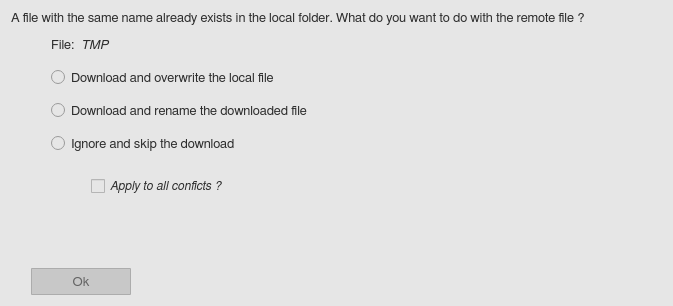
<?xml version="1.0" encoding="UTF-8"?>
<ui version="4.0">
 <class>askWindow</class>
 <widget class="QWidget" name="askWindow">
  <property name="geometry">
   <rect>
    <x>0</x>
    <y>0</y>
    <width>673</width>
    <height>306</height>
   </rect>
  </property>
  <property name="minimumSize">
   <size>
    <width>0</width>
    <height>0</height>
   </size>
  </property>
  <property name="maximumSize">
   <size>
    <width>16777215</width>
    <height>16777215</height>
   </size>
  </property>
  <property name="font">
   <font>
    <family>FreeSans</family>
    <pointsize>10</pointsize>
    <stylestrategy>PreferAntialias</stylestrategy>
    <kerning>true</kerning>
   </font>
  </property>
  <property name="windowTitle">
   <string>Download</string>
  </property>
  <property name="windowIcon">
   <iconset>
    <normaloff>icons/download_icon.svg</normaloff>icons/download_icon.svg</iconset>
  </property>
  <property name="styleSheet">
   <string notr="true">QWidget {
	background-color: rgb(230,230,230);
}

QScrollBar:vertical {
  border: 1px solid white;
  background-color: rgb(240, 240, 240);
  width: 20px;
  margin: 21px 0px 21px 0px;
}

QScrollBar:horizontal {
  border: 1px solid white;
  background-color: rgb(240, 240, 240);
  height: 20px;
  margin: 0px 21px 0px 21px;
}

QScrollBar::handle:vertical {
  background-color: rgb(205, 205, 205);
  min-height: 25px;
}

QScrollBar:handle:vertical:hover {
  background-color: rgb(166, 166, 166);
}

QScrollBar:handle:vertical:pressed {
  background-color: rgb(96, 96, 96);
}

QScrollBar::handle:horizontal {
  background-color: rgb(205, 205, 205);
  min-width: 25px;
}

QScrollBar:handle:horizontal:hover {
  background-color: rgb(166, 166, 166);
}

QScrollBar:handle:horizontal:pressed {
  background-color: rgb(96, 96, 96);
}

QScrollBar::add-line:vertical {
  border-top: 1px solid rgb(240,240,240);
  border-left: 1px solid white;
  border-right: 1px solid white;
  border-bottom: 1px solid white;
  background-color: rgb(240, 240, 240);
  height: 20px;
  subcontrol-position: bottom;
  subcontrol-origin: margin;
}

QScrollBar::add-line:vertical:hover {
  background-color: rgb(218, 218, 218);
}

QScrollBar::add-line:vertical:pressed {
  background-color: rgb(96, 96, 96);
}

QScrollBar::sub-line:vertical {
  border-top: 1px solid white;
  border-left: 1px solid white;
  border-right: 1px solid white;
  border-bottom: 1px solid rgb(240,240,240);
  background-color: rgb(240, 240, 240);
  height: 20px;
  subcontrol-position: top;
  subcontrol-origin: margin;
}

QScrollBar::sub-line:vertical:hover {
  background-color: rgb(218, 218, 218);
}

QScrollBar::sub-line:vertical:pressed {
  background-color: rgb(96, 96, 96);
}

QScrollBar::up-arrow:vertical {
  image: url(icons/up_arrow_icon.svg); 
  width: 16px;
  height: 16px;
}

QScrollBar::up-arrow:vertical:pressed {
  right: -1px;
  bottom: -1px;
}

QScrollBar::down-arrow:vertical {
  image: url(icons/down_arrow_icon.svg); 
  width: 16px;
  height: 16px;
}

QScrollBar::down-arrow:vertical:pressed {
  right: -1px;
  bottom: -1px;
}

QScrollBar::add-line:horizontal {
  border-top: 1px solid white;
  border-left: 1px solid rgb(240,240,240);
  border-right: 1px solid white;
  border-bottom: 1px solid white;
  background-color: rgb(240, 240, 240);
  width: 20px;
  subcontrol-position: right;
  subcontrol-origin: margin;
}

QScrollBar::add-line:horizontal:hover {
  background-color: rgb(218, 218, 218);
}

QScrollBar::add-line:horizontal:pressed {
  background-color: rgb(96, 96, 96);
}

QScrollBar::sub-line:horizontal {
  border-top: 1px solid white;
  border-left: 1px solid white;
  border-right: 1px solid rgb(240,240,240);
  border-bottom: 1px solid white;
  background-color: rgb(240, 240, 240);
  width: 20px;
  subcontrol-position: left;
  subcontrol-origin: margin;
}

QScrollBar::sub-line:horizontal:hover {
  background-color: rgb(218, 218, 218);
}

QScrollBar::sub-line:horizontal:pressed {
  background-color: rgb(96, 96, 96);
}

QScrollBar::left-arrow:horizontal {
  image: url(icons/left_arrow_icon.svg); 
  width: 16px;
  height: 16px;
}

QScrollBar::left-arrow:horizontal:pressed {
  right: -1px;
  bottom: -1px;
}

QScrollBar::right-arrow:horizontal {
  image: url(icons/right_arrow_icon.svg); 
  width: 16px;
  height: 16px;
}

QScrollBar::right-arrow:horizontal:pressed {
  right: -1px;
  bottom: -1px;
}</string>
  </property>
  <layout class="QGridLayout" name="gridLayout">
   <item row="0" column="0">
    <widget class="QLabel" name="aw_label_1">
     <property name="minimumSize">
      <size>
       <width>0</width>
       <height>0</height>
      </size>
     </property>
     <property name="maximumSize">
      <size>
       <width>16777215</width>
       <height>16777215</height>
      </size>
     </property>
     <property name="font">
      <font>
       <family>FreeSans</family>
       <pointsize>10</pointsize>
       <stylestrategy>PreferAntialias</stylestrategy>
       <kerning>true</kerning>
      </font>
     </property>
     <property name="styleSheet">
      <string notr="true">QLabel {
	color: rgb(45,45,45);
}</string>
     </property>
     <property name="frameShape">
      <enum>QFrame::NoFrame</enum>
     </property>
     <property name="frameShadow">
      <enum>QFrame::Plain</enum>
     </property>
     <property name="lineWidth">
      <number>0</number>
     </property>
     <property name="midLineWidth">
      <number>0</number>
     </property>
     <property name="text">
      <string>A file with the same name already exists in the local folder. What do you want to do with the remote file ?</string>
     </property>
     <property name="textFormat">
      <enum>Qt::AutoText</enum>
     </property>
     <property name="alignment">
      <set>Qt::AlignJustify|Qt::AlignTop</set>
     </property>
     <property name="wordWrap">
      <bool>true</bool>
     </property>
    </widget>
   </item>
   <item row="1" column="0">
    <layout class="QHBoxLayout" name="horizontalLayout_3">
     <item>
      <spacer name="horizontalSpacer_2">
       <property name="orientation">
        <enum>Qt::Horizontal</enum>
       </property>
       <property name="sizeType">
        <enum>QSizePolicy::Fixed</enum>
       </property>
       <property name="sizeHint" stdset="0">
        <size>
         <width>40</width>
         <height>20</height>
        </size>
       </property>
      </spacer>
     </item>
     <item>
      <layout class="QVBoxLayout" name="verticalLayout">
       <item>
        <layout class="QHBoxLayout" name="horizontalLayout">
         <item>
          <widget class="QLabel" name="aw_label_2">
           <property name="minimumSize">
            <size>
             <width>0</width>
             <height>27</height>
            </size>
           </property>
           <property name="maximumSize">
            <size>
             <width>16777215</width>
             <height>16777215</height>
            </size>
           </property>
           <property name="font">
            <font>
             <family>FreeSans</family>
             <pointsize>10</pointsize>
             <stylestrategy>PreferAntialias</stylestrategy>
             <kerning>true</kerning>
            </font>
           </property>
           <property name="styleSheet">
            <string notr="true">QLabel {
	color: rgb(45,45,45);
}</string>
           </property>
           <property name="frameShape">
            <enum>QFrame::NoFrame</enum>
           </property>
           <property name="frameShadow">
            <enum>QFrame::Plain</enum>
           </property>
           <property name="lineWidth">
            <number>0</number>
           </property>
           <property name="midLineWidth">
            <number>0</number>
           </property>
           <property name="text">
            <string>File:</string>
           </property>
           <property name="textFormat">
            <enum>Qt::AutoText</enum>
           </property>
           <property name="alignment">
            <set>Qt::AlignLeading|Qt::AlignLeft|Qt::AlignVCenter</set>
           </property>
           <property name="wordWrap">
            <bool>true</bool>
           </property>
          </widget>
         </item>
         <item>
          <widget class="QLabel" name="aw_label_3">
           <property name="minimumSize">
            <size>
             <width>0</width>
             <height>27</height>
            </size>
           </property>
           <property name="maximumSize">
            <size>
             <width>16777215</width>
             <height>16777215</height>
            </size>
           </property>
           <property name="font">
            <font>
             <family>FreeSans</family>
             <pointsize>10</pointsize>
             <italic>true</italic>
             <stylestrategy>PreferAntialias</stylestrategy>
             <kerning>true</kerning>
            </font>
           </property>
           <property name="styleSheet">
            <string notr="true">QLabel {
	color: rgb(45,45,45);
}</string>
           </property>
           <property name="frameShape">
            <enum>QFrame::NoFrame</enum>
           </property>
           <property name="frameShadow">
            <enum>QFrame::Plain</enum>
           </property>
           <property name="lineWidth">
            <number>0</number>
           </property>
           <property name="midLineWidth">
            <number>0</number>
           </property>
           <property name="text">
            <string>TMP</string>
           </property>
           <property name="textFormat">
            <enum>Qt::AutoText</enum>
           </property>
           <property name="alignment">
            <set>Qt::AlignLeading|Qt::AlignLeft|Qt::AlignVCenter</set>
           </property>
           <property name="wordWrap">
            <bool>true</bool>
           </property>
          </widget>
         </item>
         <item>
          <spacer name="horizontalSpacer">
           <property name="orientation">
            <enum>Qt::Horizontal</enum>
           </property>
           <property name="sizeHint" stdset="0">
            <size>
             <width>40</width>
             <height>20</height>
            </size>
           </property>
          </spacer>
         </item>
        </layout>
       </item>
       <item>
        <widget class="QRadioButton" name="aw_radio_1">
         <property name="minimumSize">
          <size>
           <width>0</width>
           <height>27</height>
          </size>
         </property>
         <property name="maximumSize">
          <size>
           <width>16777215</width>
           <height>27</height>
          </size>
         </property>
         <property name="font">
          <font>
           <family>FreeSans</family>
           <pointsize>10</pointsize>
           <weight>50</weight>
           <bold>false</bold>
           <stylestrategy>PreferAntialias</stylestrategy>
           <kerning>true</kerning>
          </font>
         </property>
         <property name="styleSheet">
          <string notr="true">QRadioButton {
    color: rgb(45,45,45);
}</string>
         </property>
         <property name="text">
          <string>Download and overwrite the local file</string>
         </property>
         <attribute name="buttonGroup">
          <string notr="true">aw_group_1</string>
         </attribute>
        </widget>
       </item>
       <item>
        <widget class="QRadioButton" name="aw_radio_2">
         <property name="minimumSize">
          <size>
           <width>0</width>
           <height>27</height>
          </size>
         </property>
         <property name="maximumSize">
          <size>
           <width>16777215</width>
           <height>27</height>
          </size>
         </property>
         <property name="font">
          <font>
           <family>FreeSans</family>
           <pointsize>10</pointsize>
           <weight>50</weight>
           <bold>false</bold>
           <stylestrategy>PreferAntialias</stylestrategy>
           <kerning>true</kerning>
          </font>
         </property>
         <property name="styleSheet">
          <string notr="true">QRadioButton {
    color: rgb(45,45,45);
}</string>
         </property>
         <property name="text">
          <string>Download and rename the downloaded file</string>
         </property>
         <attribute name="buttonGroup">
          <string notr="true">aw_group_1</string>
         </attribute>
        </widget>
       </item>
       <item>
        <widget class="QRadioButton" name="aw_radio_3">
         <property name="minimumSize">
          <size>
           <width>0</width>
           <height>27</height>
          </size>
         </property>
         <property name="maximumSize">
          <size>
           <width>16777215</width>
           <height>27</height>
          </size>
         </property>
         <property name="font">
          <font>
           <family>FreeSans</family>
           <pointsize>10</pointsize>
           <weight>50</weight>
           <bold>false</bold>
           <stylestrategy>PreferAntialias</stylestrategy>
           <kerning>true</kerning>
          </font>
         </property>
         <property name="styleSheet">
          <string notr="true">QRadioButton {
    color: rgb(45,45,45);
}</string>
         </property>
         <property name="text">
          <string>Ignore and skip the download</string>
         </property>
         <attribute name="buttonGroup">
          <string notr="true">aw_group_1</string>
         </attribute>
        </widget>
       </item>
       <item>
        <spacer name="verticalSpacer">
         <property name="orientation">
          <enum>Qt::Vertical</enum>
         </property>
         <property name="sizeType">
          <enum>QSizePolicy::Fixed</enum>
         </property>
         <property name="sizeHint" stdset="0">
          <size>
           <width>20</width>
           <height>10</height>
          </size>
         </property>
        </spacer>
       </item>
       <item>
        <layout class="QHBoxLayout" name="horizontalLayout_4">
         <item>
          <spacer name="horizontalSpacer_5">
           <property name="orientation">
            <enum>Qt::Horizontal</enum>
           </property>
           <property name="sizeType">
            <enum>QSizePolicy::Fixed</enum>
           </property>
           <property name="sizeHint" stdset="0">
            <size>
             <width>40</width>
             <height>20</height>
            </size>
           </property>
          </spacer>
         </item>
         <item>
          <widget class="QCheckBox" name="aw_checkbox_1">
           <property name="minimumSize">
            <size>
             <width>0</width>
             <height>27</height>
            </size>
           </property>
           <property name="maximumSize">
            <size>
             <width>16777215</width>
             <height>27</height>
            </size>
           </property>
           <property name="font">
            <font>
             <family>FreeSans</family>
             <pointsize>9</pointsize>
             <italic>true</italic>
             <stylestrategy>PreferAntialias</stylestrategy>
             <kerning>true</kerning>
            </font>
           </property>
           <property name="styleSheet">
            <string notr="true">QCheckBox {
    color: rgb(45,45,45);
}</string>
           </property>
           <property name="text">
            <string>Apply to all conficts ?</string>
           </property>
          </widget>
         </item>
        </layout>
       </item>
      </layout>
     </item>
    </layout>
   </item>
   <item row="2" column="0">
    <spacer name="verticalSpacer_2">
     <property name="orientation">
      <enum>Qt::Vertical</enum>
     </property>
     <property name="sizeType">
      <enum>QSizePolicy::Expanding</enum>
     </property>
     <property name="sizeHint" stdset="0">
      <size>
       <width>20</width>
       <height>10</height>
      </size>
     </property>
    </spacer>
   </item>
   <item row="3" column="0">
    <layout class="QHBoxLayout" name="horizontalLayout_2">
     <item>
      <spacer name="horizontalSpacer_3">
       <property name="orientation">
        <enum>Qt::Horizontal</enum>
       </property>
       <property name="sizeType">
        <enum>QSizePolicy::Fixed</enum>
       </property>
       <property name="sizeHint" stdset="0">
        <size>
         <width>20</width>
         <height>20</height>
        </size>
       </property>
      </spacer>
     </item>
     <item>
      <widget class="QToolButton" name="aw_button_1">
       <property name="enabled">
        <bool>false</bool>
       </property>
       <property name="minimumSize">
        <size>
         <width>100</width>
         <height>27</height>
        </size>
       </property>
       <property name="maximumSize">
        <size>
         <width>100</width>
         <height>27</height>
        </size>
       </property>
       <property name="font">
        <font>
         <family>FreeSans</family>
         <pointsize>10</pointsize>
         <stylestrategy>PreferAntialias</stylestrategy>
         <kerning>true</kerning>
        </font>
       </property>
       <property name="styleSheet">
        <string notr="true">QToolButton {
    border: 1px solid #acacac;
    border-radius: 1px;
    background-color: qlineargradient(x1: 0, y1: 0, x2: 0, y2: 1, 
								stop: 0 #f0f0f0, stop: 1 #e5e5e5);
	color: rgb(45,45,45);
}

QToolButton:disabled {
	background-color:  rgb(200,200,200);
    color: rgb(100,100,100);
}

QToolButton:hover {
	border: 1px solid #7eb4ea;
    border-radius: 1px;
	background-color: qlineargradient(x1: 0, y1: 0, x2: 0, y2: 1, 
								stop: 0 #ecf4fc, stop: 1 #dcecfc);
}


QToolButton:pressed {
	border: 1px solid #579de5;
    border-radius: 1px;
    background-color: qlineargradient(x1: 0, y1: 0, x2: 0, y2: 1,
                                      stop: 0 #daecfc, stop: 1 #c4e0fc);
}</string>
       </property>
       <property name="text">
        <string>Ok</string>
       </property>
      </widget>
     </item>
     <item>
      <spacer name="horizontalSpacer_4">
       <property name="orientation">
        <enum>Qt::Horizontal</enum>
       </property>
       <property name="sizeHint" stdset="0">
        <size>
         <width>40</width>
         <height>20</height>
        </size>
       </property>
      </spacer>
     </item>
    </layout>
   </item>
  </layout>
 </widget>
 <resources/>
 <connections/>
 <buttongroups>
  <buttongroup name="aw_group_1"/>
 </buttongroups>
</ui>
